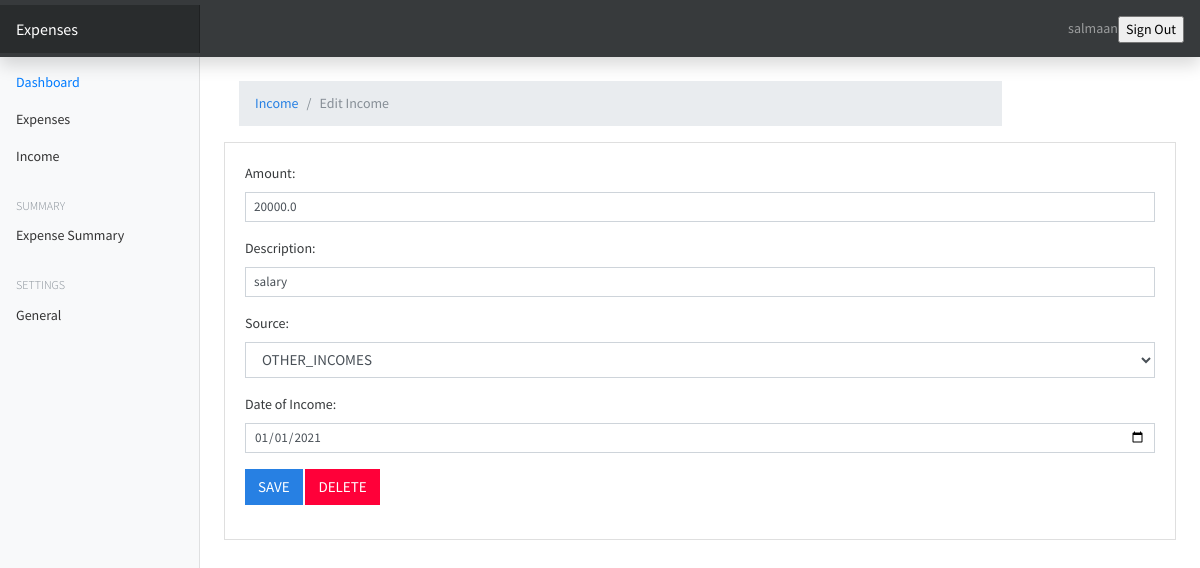
Page /income/edit-income/1 (signed in) on the committed database.
### userincome/models.py (models this page shows, shortened)
class UserIncome(models.Model):
    amount = models.FloatField()
    date = models.DateField(default=now)
    description = models.TextField()
    owner = models.ForeignKey(to=User, on_delete=models.CASCADE)
    source = models.CharField(max_length=255)
    class Meta:
        ordering: ['-date']

### userincome/views.py (the view, shortened to what this page needs)
# urls.py: path('edit-income/<int:id>',income_edit,name="income-edit"),
@login_required(login_url='/authentication/login')
def income_edit(request, id):
    income = UserIncome.objects.get(pk=id)
    sources = Source.objects.all()
    contexts = {
        'income' : income,
        'values' : income,
        'sources' : sources
    }
    if request.method == "GET":
        return render(request, 'income/edit_income.html',contexts)

### templates/income/edit_income.html (shortened to what this page needs)
{% extends 'base.html' %}
{% block content %}
<div class="container mt-4">
    <div class="row">
        <div class="col-md-10">
            <nav aria-label="breadcrumb">
                <ol class="breadcrumb">
                    <li class="breadcrumb-item"><a href="{% url 'expenses' %}">Income</a></li>
                    <li class="breadcrumb-item active" aria-current="page">Edit Income</li>
                </ol>
            </nav>
        </div>
    </div>
</div>
<div class="card">
  <div class="card-body">
    <form action="{% url 'income-edit' income.id %}" method="POST">
      <div class="form-group">
        <label for="">Amount:</label>
        <input type="text" class="form-control form-control-sm" name="amount" value="{{values.amount}}">
      </div>
      <div class="form-group">
        <label for="">Description:</label>
        <input type="text" class="form-control form-control-sm" name="description" value="{{values.description}}">
      </div>
      <div class="form-group">
        <label for="">Source:</label>
        <select class="form-control" name="source" value="{{values.source}}">
            <option name="source" selected value="{{values.source}}">{{values.source}}</option>
        </select>
      </div>
      <div class="form-group">
        <label for="">Date of Income:</label>
        <input type="date"  value="{{values.date | date:'Y-m-d'}}" class="form-control form-control-sm" name="income_date" value="{{values.date}}">
      </div>
      <input type="submit" value="SAVE" class="btn  btn-primary btn-primary-sm"> <a href="{% url 'income-delete' income.id %}" class="btn btn-danger btn-md">DELETE</a>
    </div>
  </div>
</div>
</div>
{% endblock %}

### templates/base.html (shortened to what this page needs)
{% load static %}
<html lang="en">
  <head>
<link href="{% static 'css/bootstrap.min.css' %}" rel="stylesheet">
<link href="{% static 'css/main.css' %}" rel="stylesheet">
    <link href="{% static 'css/dashboard.css' %}" rel="stylesheet">
  </head>
  <body>
<header class="navbar navbar-dark sticky-top bg-dark flex-md-nowrap p-0 shadow">
  <a class="navbar-brand col-md-3 col-lg-2 me-0 px-3" href="#">Expenses</a>
  <ul class="navbar-nav px-3" style="display: flex; flex-direction: row; align-items: center">
    <li class="nav-item text-nowrap">
      <span class="nav-link" href="">
        {{request.user.username}}
      </span>
    <li>
    <li class="nav-item text-nowrap mt-3 mt-2">
      <form  action="{% url 'logout' %}" method="POST">
        <input class="text text-capitalize" type="submit" value="Sign Out">
      </form>
    </li>
  </ul>
</header>
<div class="container-fluid">
  <div class="row">
    {% include 'partials/_sidebar.html' %}
    <main role="main" class="col-md-9 ml-sm-auto col-lg-10 px-4">
      {% block content %}
      {% endblock content %}
        <script src="{% static 'js/main.js' %}"></script></body>
</html>

### expenseswebsite/static/css/dashboard.css (style rules this page uses)
body { font-size: .875rem; }
.navbar-brand { padding-top: .75rem; padding-bottom: .75rem; font-size: 1rem; background-color: rgba(0, 0, 0, .25); box-shadow: inset -1px 0 0 rgba(0, 0, 0, .25); }

### rows in the picture
UserIncome: amount "20000.0", description "salary", source "OTHER_INCOMES", income_date "01/01/2021"

### other values in the picture
{{ request.user.username }} "salmaan"
